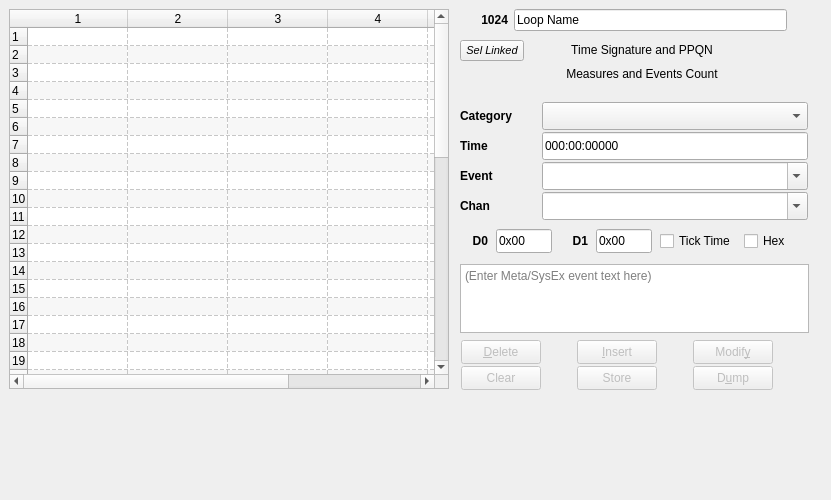
<?xml version="1.0" encoding="UTF-8"?>
<ui version="4.0">
 <class>qseqeventframe</class>
 <widget class="QFrame" name="qseqeventframe">
  <property name="geometry">
   <rect>
    <x>0</x>
    <y>0</y>
    <width>831</width>
    <height>500</height>
   </rect>
  </property>
  <property name="sizePolicy">
   <sizepolicy hsizetype="MinimumExpanding" vsizetype="MinimumExpanding">
    <horstretch>0</horstretch>
    <verstretch>0</verstretch>
   </sizepolicy>
  </property>
  <property name="maximumSize">
   <size>
    <width>900</width>
    <height>500</height>
   </size>
  </property>
  <property name="windowTitle">
   <string>Events</string>
  </property>
  <widget class="QTableWidget" name="eventTableWidget">
   <property name="geometry">
    <rect>
     <x>9</x>
     <y>9</y>
     <width>440</width>
     <height>380</height>
    </rect>
   </property>
   <property name="sizePolicy">
    <sizepolicy hsizetype="Expanding" vsizetype="Expanding">
     <horstretch>0</horstretch>
     <verstretch>0</verstretch>
    </sizepolicy>
   </property>
   <property name="minimumSize">
    <size>
     <width>440</width>
     <height>380</height>
    </size>
   </property>
   <property name="maximumSize">
    <size>
     <width>440</width>
     <height>999</height>
    </size>
   </property>
   <property name="toolTip">
    <string>Events in the pattern/sequence. Events can be edited only with the controls at the right.</string>
   </property>
   <property name="sizeAdjustPolicy">
    <enum>QAbstractScrollArea::AdjustToContents</enum>
   </property>
   <property name="alternatingRowColors">
    <bool>true</bool>
   </property>
   <property name="selectionBehavior">
    <enum>QAbstractItemView::SelectRows</enum>
   </property>
   <property name="gridStyle">
    <enum>Qt::DashLine</enum>
   </property>
   <property name="wordWrap">
    <bool>false</bool>
   </property>
   <property name="rowCount">
    <number>48</number>
   </property>
   <property name="columnCount">
    <number>6</number>
   </property>
   <attribute name="verticalHeaderMinimumSectionSize">
    <number>16</number>
   </attribute>
   <attribute name="verticalHeaderDefaultSectionSize">
    <number>18</number>
   </attribute>
   <row/>
   <row/>
   <row/>
   <row/>
   <row/>
   <row/>
   <row/>
   <row/>
   <row/>
   <row/>
   <row/>
   <row/>
   <row/>
   <row/>
   <row/>
   <row/>
   <row/>
   <row/>
   <row/>
   <row/>
   <row/>
   <row/>
   <row/>
   <row/>
   <row/>
   <row/>
   <row/>
   <row/>
   <row/>
   <row/>
   <row/>
   <row/>
   <row/>
   <row/>
   <row/>
   <row/>
   <row/>
   <row/>
   <row/>
   <row/>
   <row/>
   <row/>
   <row/>
   <row/>
   <row/>
   <row/>
   <row/>
   <row/>
   <column/>
   <column/>
   <column/>
   <column/>
   <column/>
   <column/>
  </widget>
  <widget class="QPlainTextEdit" name="plainTextEdit">
   <property name="geometry">
    <rect>
     <x>460</x>
     <y>264</y>
     <width>349</width>
     <height>69</height>
    </rect>
   </property>
   <property name="sizePolicy">
    <sizepolicy hsizetype="Fixed" vsizetype="Fixed">
     <horstretch>0</horstretch>
     <verstretch>0</verstretch>
    </sizepolicy>
   </property>
   <property name="lineWidth">
    <number>2</number>
   </property>
   <property name="horizontalScrollBarPolicy">
    <enum>Qt::ScrollBarAlwaysOff</enum>
   </property>
   <property name="placeholderText">
    <string>(Enter Meta/SysEx event text here)</string>
   </property>
  </widget>
  <widget class="QWidget" name="gridLayoutWidget">
   <property name="geometry">
    <rect>
     <x>461</x>
     <y>340</y>
     <width>345</width>
     <height>52</height>
    </rect>
   </property>
   <layout class="QGridLayout" name="gridLayout_2">
    <property name="sizeConstraint">
     <enum>QLayout::SetFixedSize</enum>
    </property>
    <property name="horizontalSpacing">
     <number>36</number>
    </property>
    <property name="verticalSpacing">
     <number>2</number>
    </property>
    <item row="0" column="2">
     <widget class="QPushButton" name="button_modify">
      <property name="enabled">
       <bool>false</bool>
      </property>
      <property name="minimumSize">
       <size>
        <width>64</width>
        <height>24</height>
       </size>
      </property>
      <property name="maximumSize">
       <size>
        <width>90</width>
        <height>24</height>
       </size>
      </property>
      <property name="toolTip">
       <string>Deletes the current event, then inserts a new event at the time shown above, with the data items shown above.</string>
      </property>
      <property name="text">
       <string>Modif&amp;y</string>
      </property>
     </widget>
    </item>
    <item row="0" column="0">
     <widget class="QPushButton" name="button_del">
      <property name="enabled">
       <bool>false</bool>
      </property>
      <property name="minimumSize">
       <size>
        <width>64</width>
        <height>24</height>
       </size>
      </property>
      <property name="maximumSize">
       <size>
        <width>90</width>
        <height>24</height>
       </size>
      </property>
      <property name="toolTip">
       <string>Deletes the currently-selected MIDI event.</string>
      </property>
      <property name="text">
       <string>&amp;Delete</string>
      </property>
     </widget>
    </item>
    <item row="1" column="2">
     <widget class="QPushButton" name="button_dump">
      <property name="enabled">
       <bool>false</bool>
      </property>
      <property name="minimumSize">
       <size>
        <width>64</width>
        <height>24</height>
       </size>
      </property>
      <property name="maximumSize">
       <size>
        <width>90</width>
        <height>24</height>
       </size>
      </property>
      <property name="toolTip">
       <string>Appends the text of events to a file for trouble-shooting.
It is in the same directory as the MIDI file, and has a name
of the form &quot;filename-pattern-#.text&quot;, where '#' is the number of
the pattern.</string>
      </property>
      <property name="text">
       <string>D&amp;ump</string>
      </property>
     </widget>
    </item>
    <item row="1" column="1">
     <widget class="QPushButton" name="button_save">
      <property name="enabled">
       <bool>false</bool>
      </property>
      <property name="minimumSize">
       <size>
        <width>64</width>
        <height>24</height>
       </size>
      </property>
      <property name="maximumSize">
       <size>
        <width>90</width>
        <height>24</height>
       </size>
      </property>
      <property name="toolTip">
       <string>Saves current changes to the pattern.  This step
must be done to preserve the changes.  Then the file must
be saved to make the changes permanent.  Tricky, but safer.</string>
      </property>
      <property name="text">
       <string>Store</string>
      </property>
     </widget>
    </item>
    <item row="0" column="1">
     <widget class="QPushButton" name="button_ins">
      <property name="enabled">
       <bool>false</bool>
      </property>
      <property name="minimumSize">
       <size>
        <width>64</width>
        <height>24</height>
       </size>
      </property>
      <property name="maximumSize">
       <size>
        <width>90</width>
        <height>24</height>
       </size>
      </property>
      <property name="toolTip">
       <string>Inserts a new event at the time shown above, with the data items shown above.</string>
      </property>
      <property name="text">
       <string>&amp;Insert</string>
      </property>
     </widget>
    </item>
    <item row="1" column="0">
     <widget class="QPushButton" name="button_clear">
      <property name="enabled">
       <bool>false</bool>
      </property>
      <property name="minimumSize">
       <size>
        <width>64</width>
        <height>24</height>
       </size>
      </property>
      <property name="maximumSize">
       <size>
        <width>90</width>
        <height>24</height>
       </size>
      </property>
      <property name="toolTip">
       <string>Deletes all of the events in this pattern.</string>
      </property>
      <property name="text">
       <string>Clear</string>
      </property>
     </widget>
    </item>
   </layout>
  </widget>
  <widget class="QWidget" name="vertLayoutWidget">
   <property name="geometry">
    <rect>
     <x>460</x>
     <y>99</y>
     <width>348</width>
     <height>158</height>
    </rect>
   </property>
   <layout class="QVBoxLayout" name="verticalLayout_2">
    <item>
     <layout class="QGridLayout" name="gridLayout" columnstretch="1,0">
      <property name="sizeConstraint">
       <enum>QLayout::SetFixedSize</enum>
      </property>
      <property name="spacing">
       <number>2</number>
      </property>
      <item row="1" column="0">
       <widget class="QLabel" name="time_label">
        <property name="minimumSize">
         <size>
          <width>0</width>
          <height>24</height>
         </size>
        </property>
        <property name="maximumSize">
         <size>
          <width>48</width>
          <height>24</height>
         </size>
        </property>
        <property name="font">
         <font>
          <bold>true</bold>
         </font>
        </property>
        <property name="text">
         <string>Time  </string>
        </property>
       </widget>
      </item>
      <item row="3" column="1">
       <widget class="QComboBox" name="channel_combo_box">
        <property name="minimumSize">
         <size>
          <width>100</width>
          <height>28</height>
         </size>
        </property>
        <property name="maximumSize">
         <size>
          <width>272</width>
          <height>28</height>
         </size>
        </property>
        <property name="editable">
         <bool>true</bool>
        </property>
        <property name="currentIndex">
         <number>-1</number>
        </property>
        <property name="maxVisibleItems">
         <number>12</number>
        </property>
        <property name="maxCount">
         <number>17</number>
        </property>
        <property name="insertPolicy">
         <enum>QComboBox::NoInsert</enum>
        </property>
        <property name="minimumContentsLength">
         <number>1</number>
        </property>
       </widget>
      </item>
      <item row="2" column="1">
       <widget class="QComboBox" name="combo_ev_name">
        <property name="minimumSize">
         <size>
          <width>100</width>
          <height>28</height>
         </size>
        </property>
        <property name="maximumSize">
         <size>
          <width>272</width>
          <height>28</height>
         </size>
        </property>
        <property name="editable">
         <bool>true</bool>
        </property>
        <property name="maxVisibleItems">
         <number>12</number>
        </property>
        <property name="maxCount">
         <number>32</number>
        </property>
        <property name="insertPolicy">
         <enum>QComboBox::NoInsert</enum>
        </property>
       </widget>
      </item>
      <item row="1" column="1">
       <widget class="QLineEdit" name="entry_ev_timestamp">
        <property name="sizePolicy">
         <sizepolicy hsizetype="Preferred" vsizetype="Fixed">
          <horstretch>0</horstretch>
          <verstretch>0</verstretch>
         </sizepolicy>
        </property>
        <property name="minimumSize">
         <size>
          <width>100</width>
          <height>28</height>
         </size>
        </property>
        <property name="maximumSize">
         <size>
          <width>272</width>
          <height>28</height>
         </size>
        </property>
        <property name="toolTip">
         <string>Current time in bars:beats:pulses. Edit to insert or modify events.</string>
        </property>
        <property name="text">
         <string>000:00:00000</string>
        </property>
       </widget>
      </item>
      <item row="3" column="0">
       <widget class="QLabel" name="channel_label">
        <property name="font">
         <font>
          <bold>true</bold>
         </font>
        </property>
        <property name="text">
         <string>Chan</string>
        </property>
       </widget>
      </item>
      <item row="2" column="0">
       <widget class="QLabel" name="event_label">
        <property name="minimumSize">
         <size>
          <width>0</width>
          <height>24</height>
         </size>
        </property>
        <property name="maximumSize">
         <size>
          <width>48</width>
          <height>24</height>
         </size>
        </property>
        <property name="font">
         <font>
          <bold>true</bold>
         </font>
        </property>
        <property name="text">
         <string>Event</string>
        </property>
       </widget>
      </item>
      <item row="0" column="1">
       <widget class="QComboBox" name="combo_ev_category">
        <property name="minimumSize">
         <size>
          <width>100</width>
          <height>28</height>
         </size>
        </property>
        <property name="maximumSize">
         <size>
          <width>272</width>
          <height>28</height>
         </size>
        </property>
        <property name="maxVisibleItems">
         <number>8</number>
        </property>
        <property name="maxCount">
         <number>8</number>
        </property>
        <property name="insertPolicy">
         <enum>QComboBox::NoInsert</enum>
        </property>
       </widget>
      </item>
      <item row="0" column="0">
       <widget class="QLabel" name="label_category">
        <property name="minimumSize">
         <size>
          <width>80</width>
          <height>18</height>
         </size>
        </property>
        <property name="maximumSize">
         <size>
          <width>264</width>
          <height>18</height>
         </size>
        </property>
        <property name="font">
         <font>
          <bold>true</bold>
         </font>
        </property>
        <property name="text">
         <string>Category</string>
        </property>
        <property name="alignment">
         <set>Qt::AlignLeading|Qt::AlignLeft|Qt::AlignVCenter</set>
        </property>
       </widget>
      </item>
     </layout>
    </item>
    <item>
     <layout class="QGridLayout" name="gridLayout_3" columnstretch="0,0,0,0,0,0">
      <property name="sizeConstraint">
       <enum>QLayout::SetFixedSize</enum>
      </property>
      <property name="horizontalSpacing">
       <number>8</number>
      </property>
      <item row="0" column="3">
       <widget class="QLineEdit" name="entry_ev_data_1">
        <property name="minimumSize">
         <size>
          <width>48</width>
          <height>24</height>
         </size>
        </property>
        <property name="maximumSize">
         <size>
          <width>56</width>
          <height>24</height>
         </size>
        </property>
        <property name="statusTip">
         <string>The second data byte, if applicable.  Change using decimal or hex (0xnn) notation.</string>
        </property>
        <property name="text">
         <string>0x00</string>
        </property>
       </widget>
      </item>
      <item row="0" column="2">
       <widget class="QLabel" name="d1_label">
        <property name="minimumSize">
         <size>
          <width>28</width>
          <height>24</height>
         </size>
        </property>
        <property name="maximumSize">
         <size>
          <width>28</width>
          <height>24</height>
         </size>
        </property>
        <property name="font">
         <font>
          <bold>true</bold>
         </font>
        </property>
        <property name="text">
         <string>D1</string>
        </property>
        <property name="alignment">
         <set>Qt::AlignRight|Qt::AlignTrailing|Qt::AlignVCenter</set>
        </property>
       </widget>
      </item>
      <item row="0" column="4">
       <widget class="QCheckBox" name="pulse_time_check_box">
        <property name="text">
         <string>Tick Time</string>
        </property>
       </widget>
      </item>
      <item row="0" column="5">
       <widget class="QCheckBox" name="hex_data_check_box">
        <property name="text">
         <string>Hex</string>
        </property>
       </widget>
      </item>
      <item row="0" column="0">
       <widget class="QLabel" name="d0_label">
        <property name="minimumSize">
         <size>
          <width>28</width>
          <height>24</height>
         </size>
        </property>
        <property name="maximumSize">
         <size>
          <width>28</width>
          <height>24</height>
         </size>
        </property>
        <property name="font">
         <font>
          <bold>true</bold>
         </font>
        </property>
        <property name="text">
         <string>D0</string>
        </property>
        <property name="alignment">
         <set>Qt::AlignRight|Qt::AlignTrailing|Qt::AlignVCenter</set>
        </property>
       </widget>
      </item>
      <item row="0" column="1">
       <widget class="QLineEdit" name="entry_ev_data_0">
        <property name="minimumSize">
         <size>
          <width>48</width>
          <height>24</height>
         </size>
        </property>
        <property name="maximumSize">
         <size>
          <width>56</width>
          <height>24</height>
         </size>
        </property>
        <property name="statusTip">
         <string>The first data byte, if applicable. Change using decimal or hex (0xnn) notation.</string>
        </property>
        <property name="text">
         <string>0x00</string>
        </property>
       </widget>
      </item>
     </layout>
    </item>
   </layout>
  </widget>
  <widget class="QWidget" name="horizLayoutWidget">
   <property name="geometry">
    <rect>
     <x>460</x>
     <y>4</y>
     <width>337</width>
     <height>32</height>
    </rect>
   </property>
   <layout class="QHBoxLayout" name="horizontalLayout_2" stretch="0,0">
    <property name="spacing">
     <number>6</number>
    </property>
    <property name="sizeConstraint">
     <enum>QLayout::SetMinimumSize</enum>
    </property>
    <property name="rightMargin">
     <number>10</number>
    </property>
    <item>
     <widget class="QLabel" name="label_seq_number">
      <property name="minimumSize">
       <size>
        <width>48</width>
        <height>0</height>
       </size>
      </property>
      <property name="maximumSize">
       <size>
        <width>48</width>
        <height>16777215</height>
       </size>
      </property>
      <property name="font">
       <font>
        <bold>true</bold>
       </font>
      </property>
      <property name="text">
       <string>1024</string>
      </property>
      <property name="alignment">
       <set>Qt::AlignRight|Qt::AlignTrailing|Qt::AlignVCenter</set>
      </property>
     </widget>
    </item>
    <item>
     <widget class="QLineEdit" name="m_entry_name">
      <property name="sizePolicy">
       <sizepolicy hsizetype="MinimumExpanding" vsizetype="Fixed">
        <horstretch>0</horstretch>
        <verstretch>0</verstretch>
       </sizepolicy>
      </property>
      <property name="minimumSize">
       <size>
        <width>272</width>
        <height>0</height>
       </size>
      </property>
      <property name="maximumSize">
       <size>
        <width>9999</width>
        <height>16777215</height>
       </size>
      </property>
      <property name="text">
       <string>Loop Name</string>
      </property>
     </widget>
    </item>
   </layout>
  </widget>
  <widget class="QWidget" name="dataLayoutWidget">
   <property name="geometry">
    <rect>
     <x>460</x>
     <y>40</y>
     <width>321</width>
     <height>58</height>
    </rect>
   </property>
   <layout class="QGridLayout" name="gridLayout_4" rowstretch="0,0" columnstretch="1,6">
    <property name="sizeConstraint">
     <enum>QLayout::SetFixedSize</enum>
    </property>
    <property name="verticalSpacing">
     <number>2</number>
    </property>
    <item row="0" column="0">
     <widget class="QPushButton" name="button_link">
      <property name="maximumSize">
       <size>
        <width>64</width>
        <height>16777215</height>
       </size>
      </property>
      <property name="font">
       <font>
        <pointsize>8</pointsize>
        <italic>true</italic>
       </font>
      </property>
      <property name="toolTip">
       <string>If enabled, this setting allows two linked
Note events to be selected at the
same time.</string>
      </property>
      <property name="text">
       <string>Sel Linked</string>
      </property>
      <property name="checkable">
       <bool>true</bool>
      </property>
      <property name="flat">
       <bool>false</bool>
      </property>
     </widget>
    </item>
    <item row="0" column="1">
     <widget class="QLabel" name="label_time_sig">
      <property name="sizePolicy">
       <sizepolicy hsizetype="Fixed" vsizetype="Preferred">
        <horstretch>0</horstretch>
        <verstretch>0</verstretch>
       </sizepolicy>
      </property>
      <property name="minimumSize">
       <size>
        <width>224</width>
        <height>20</height>
       </size>
      </property>
      <property name="maximumSize">
       <size>
        <width>16777215</width>
        <height>20</height>
       </size>
      </property>
      <property name="text">
       <string>Time Signature and PPQN</string>
      </property>
      <property name="alignment">
       <set>Qt::AlignCenter</set>
      </property>
     </widget>
    </item>
    <item row="1" column="0">
     <widget class="QPushButton" name="button_blank">
      <property name="maximumSize">
       <size>
        <width>64</width>
        <height>16777215</height>
       </size>
      </property>
      <property name="text">
       <string/>
      </property>
      <property name="flat">
       <bool>true</bool>
      </property>
     </widget>
    </item>
    <item row="1" column="1">
     <widget class="QLabel" name="label_measures_ev_count">
      <property name="sizePolicy">
       <sizepolicy hsizetype="Fixed" vsizetype="Preferred">
        <horstretch>0</horstretch>
        <verstretch>0</verstretch>
       </sizepolicy>
      </property>
      <property name="minimumSize">
       <size>
        <width>224</width>
        <height>20</height>
       </size>
      </property>
      <property name="maximumSize">
       <size>
        <width>16777215</width>
        <height>20</height>
       </size>
      </property>
      <property name="text">
       <string>Measures and Events Count</string>
      </property>
      <property name="alignment">
       <set>Qt::AlignCenter</set>
      </property>
     </widget>
    </item>
   </layout>
  </widget>
 </widget>
 <tabstops>
  <tabstop>eventTableWidget</tabstop>
  <tabstop>m_entry_name</tabstop>
  <tabstop>entry_ev_timestamp</tabstop>
  <tabstop>combo_ev_name</tabstop>
  <tabstop>channel_combo_box</tabstop>
  <tabstop>entry_ev_data_0</tabstop>
  <tabstop>entry_ev_data_1</tabstop>
  <tabstop>button_del</tabstop>
  <tabstop>button_clear</tabstop>
  <tabstop>button_ins</tabstop>
  <tabstop>button_save</tabstop>
  <tabstop>button_modify</tabstop>
  <tabstop>button_dump</tabstop>
 </tabstops>
 <resources/>
 <connections/>
</ui>
